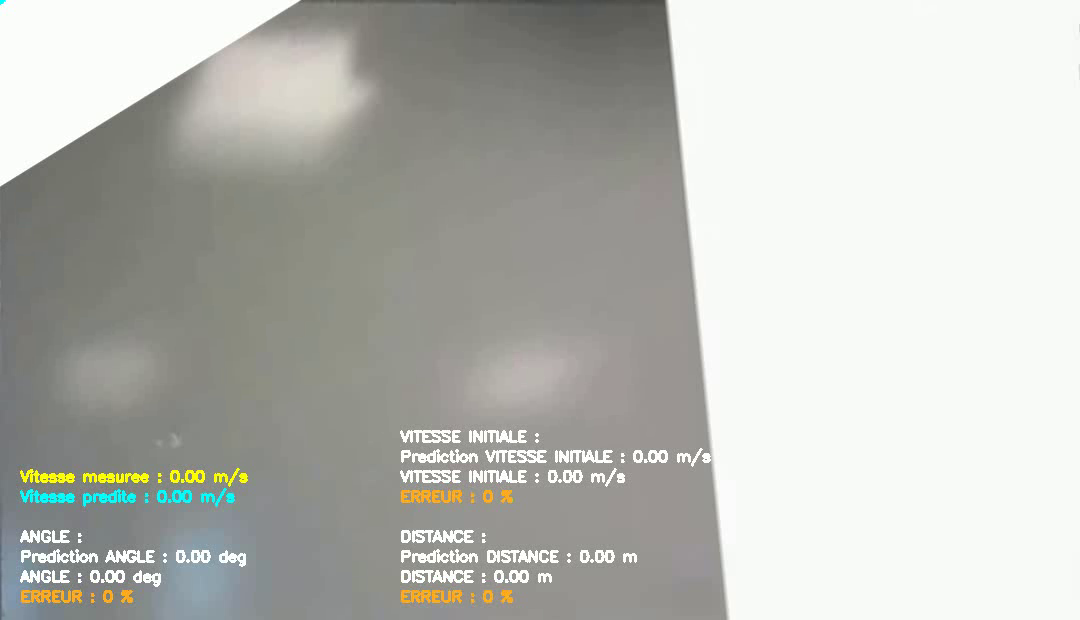
#> input picture frame 3 of output.mp4, 1080 x 620 px, given in place of Tennis.mp4, which was not available
$ python project.py
#> lines starting #> are read from the running program, lines starting #| are printed output that depends on the picture; after the words box and inside, x2 and y2 are one past the last pixel; in counts of white or black regions, pixels touching at a corner belong together; pictures that were not available may be replaced by others from this repository, and a replacement may not be noted
### KalmanFilter.py
import numpy as np

class KalmanFilter(object):
    def __init__(self, dt, point, pixel_to_meters): # Ajout de pixel_to_meters en argument
        self.dt=dt
        self.pixel_to_meters = pixel_to_meters

        # ----------- Vecteur d'etat initial (x, y, vx, vy, ax, ay) ----------------
        self.E=np.matrix([[point[0]], [point[1]], [0], [0], [0], [0]])

        # ----------- Matrice de transition ------------------
        self.A=np.matrix([[1, 0, self.dt, 0, 0.5*self.dt**2, 0],
                          [0, 1, 0, self.dt, 0, 0.5*self.dt**2],
                          [0, 0, 1, 0, self.dt, 0],
                          [0, 0, 0, 1, 0, self.dt],
                          [0, 0, 0, 0, 1, 0],
                          [0, 0, 0, 0, 0, 1]])

        self.H=np.matrix([[1, 0, 0, 0, 0, 0],
                          [0, 1, 0, 0, 0, 0]])

        self.coeffQ = 1e-15
        self.Q=np.matrix([[self.coeffQ, 0, 0, 0, 0, 0],
                          [0, self.coeffQ, 0, 0, 0, 0],
                          [0, 0, self.coeffQ, 0, 0, 0],
                          [0, 0, 0, self.coeffQ, 0, 0],
                          [0, 0, 0, 0, self.coeffQ, 0],
                          [0, 0, 0, 0, 0, self.coeffQ]])

        self.coeffR = 1e-15
        self.R=np.matrix([[self.coeffR, 0],
                          [0, self.coeffR]])

        self.P=np.eye(self.A.shape[1])

    def predict(self):
        self.E=np.dot(self.A, self.E)
        # ---------- Calcul de la covariance de l'erreur ----------
        self.P=np.dot(np.dot(self.A, self.P), self.A.T)+self.Q

        return self.E

    def update(self, z):
        # -------- Calcul du gain de Kalman --------------
        S=np.dot(self.H, np.dot(self.P, self.H.T))+self.R
        K=np.dot(np.dot(self.P, self.H.T), np.linalg.inv(S))

        # -------- Correction / innovation ---------------
        self.E=np.round(self.E+np.dot(K, (z-np.dot(self.H, self.E))))
        I=np.eye(self.H.shape[1])
        self.P=(I-(K*self.H))*self.P

        return self.E

### project.py
import math
import cv2 as cv
import numpy as np
from KalmanFilter import KalmanFilter
"""
Prérequis rapides : Soit mettre les 3 vidéos dans un dossier "Video",
                    soit enlever "Video" dans les paths des fichiers (ex : "Video/Mousse.mp4"),
                    dans le if __name__ == "__main__"
"""

# --------- Affichage des métriques sur la vidéo -------------

def affichage_video(frame, titre, param, param_pred, unite, x, y, decalY):
    cv.putText(frame, titre,
               (x, y - (decalY+40)), cv.FONT_HERSHEY_SIMPLEX, 0.5,
               (255, 255, 255), 2)
    cv.putText(frame, f"{titre} {param:.2f} {unite}",
               (x, y - decalY), cv.FONT_HERSHEY_SIMPLEX, 0.5,
               (255, 255, 255), 2)
    cv.putText(frame, f"Prediction {titre} {param_pred:.2f} {unite}",
               (x, y - (decalY+20)), cv.FONT_HERSHEY_SIMPLEX, 0.5,
               (255, 255, 255), 2)
    if param != 0:
        cv.putText(frame, f"ERREUR : {((param_pred-param)/abs(param))*100:.2f} %",
               (x, y - (decalY-20)), cv.FONT_HERSHEY_SIMPLEX, 0.5,
               (31, 173, 255), 2)
    else:
        cv.putText(frame, "ERREUR : 0 %",
               (x, y - (decalY-20)), cv.FONT_HERSHEY_SIMPLEX, 0.5,
               (31, 173, 255), 2)


# --------- Tracé de parabole -------------------

def trace_parabole(trajectoire):
    points_parabole = None
    coeffs = None

    if len(trajectoire) > 2:
        listcX, listcY = [],[]
        for centroid in trajectoire:
            listcX.append(centroid[0])
            listcY.append(centroid[1])
        if len(listcX) > 2:
            coeffs = np.polyfit(listcX, listcY, 2)
        if coeffs is not None:
            poly = np.poly1d(coeffs)
            x_range = np.linspace(0, 1080, 100)
            y_range = poly(x_range)
            points_parabole = np.array([x_range, y_range], dtype=np.int32).T

    return points_parabole

# --------- Calcul distance totale parcourue------------------

# [4 lines left out: function calcul_distance, not called in this run]


# --------- Calcul du moment pour la position du centroïde -------

def calculate_moment(mask):
    moments = cv.moments(mask)
    return moments

# --------- FONCTION PRINCIPALE ----------

def etude_video(balle):
    # --------- Initialisation des paramètres -----------------
    video_path = balle[0]
    upper_range = balle[1]
    lower_range = balle[2]

    cap = cv.VideoCapture(video_path)
    frameRate = 30.0  # Frame / s
    frameTime = 1.0 / frameRate
    PIXEL_TO_METERS = 0.00185 # Facteur d'échelle (px <-> m)
    hauteur = 1 # Hauteur entre le sol et le bas du tableau en m
    g = 9.81  # Coefficient gravité
    WIDTH = 1080
    HEIGHT = 621

    out = cv.VideoWriter('output.mp4', 0x7634706d, 20.0, (WIDTH, HEIGHT)) # Pour enregistrer la vidéo

    # Initialisation des vitesses initiales
    v0 = v0_pred =  0
    v = v_pred = 0
    angle_init = angle_init_pred = 0

    # Initialisation des positions max initiales
    x0 = x1 = y0 = y1 = x0_pred = x1_pred = y0_pred = y1_pred = xmax_pred = ymax_pred = xmax = ymax = 0

    # Initialisation de l'aire minimale de chaque balle
    area_min = 0

    # Initialisation des tableaux
    trajectoire = []
    trajectoire_predite = []
    future_trajectory_points = []
    trajectoire_v = [] # Stocke le temps + position y à chaque frame

    previous_centroid = None  # Dernière position connue de la balle
    previous_pred_centroid = None
    previous_frame_time = None  # Dernier timestamp
    predicted_centroid = None

    # Initialisation de compteurs variés
    compteur = 0
    compteur_v0 = 0
    compteur_pred = 0
    frame_counter = 0

    # -------- Initialisation du filtre de Kalman --------
    predicted_position = (0, 0)
    kalman_filter = KalmanFilter(frameTime, predicted_position, PIXEL_TO_METERS)
    prediction_points_count = 30  # Prédiction de x points après la fin de détection de la balle


    # -------- BOUCLE PRINCIPALE --------
    while cap.isOpened():
        ret, frame = cap.read()
#> frame is the input picture: shape (620, 1080, 3); mean B, G, R 182, 187.2, 186.1
        if not ret:
            print("Fin de la vidéo...")
            break
        frame = cv.resize(frame, (0,0), fx=0.7, fy=0.7)
#> frame: shape (434, 756, 3)

        # ------------- Partie sur l'homographie -----------------

        point_hg = (125, 10)
        point_hd = (685, 332)
        point_bg = (25, 522)
        point_bd = (672, 590)
        pts1 = np.float32([point_hg, point_hd, point_bg, point_bd]) # Points du tableau sur la video

        point_hg_new = (0, 0)
        point_hd_new = (WIDTH, 0)
        point_bg_new = (0, HEIGHT)
        point_bd_new = (WIDTH, HEIGHT)
        pts2 = np.float32([point_hg_new, point_hd_new, point_bg_new, point_bd_new]) # Points finaux

        M = cv.getPerspectiveTransform(pts1, pts2)

        transform = cv.warpPerspective(frame, M, (WIDTH, HEIGHT)) # Facteur 1,85 entre les dim réelles et finales (-> PIXEL_TO_METERS)
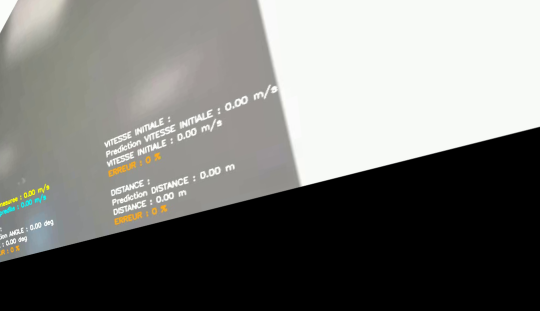
#> transform: shape (621, 1080, 3) (shown at 1/2 size); mean B, G, R 117, 120.1, 120

        # ---------- Partie détection de l'objet -------------
        hsv = cv.cvtColor(transform, cv.COLOR_BGR2HSV)
#> hsv: shape (621, 1080, 3); mean H, S, V 24.3, 6.5, 121
        mask = cv.inRange(hsv, lower_range, upper_range)
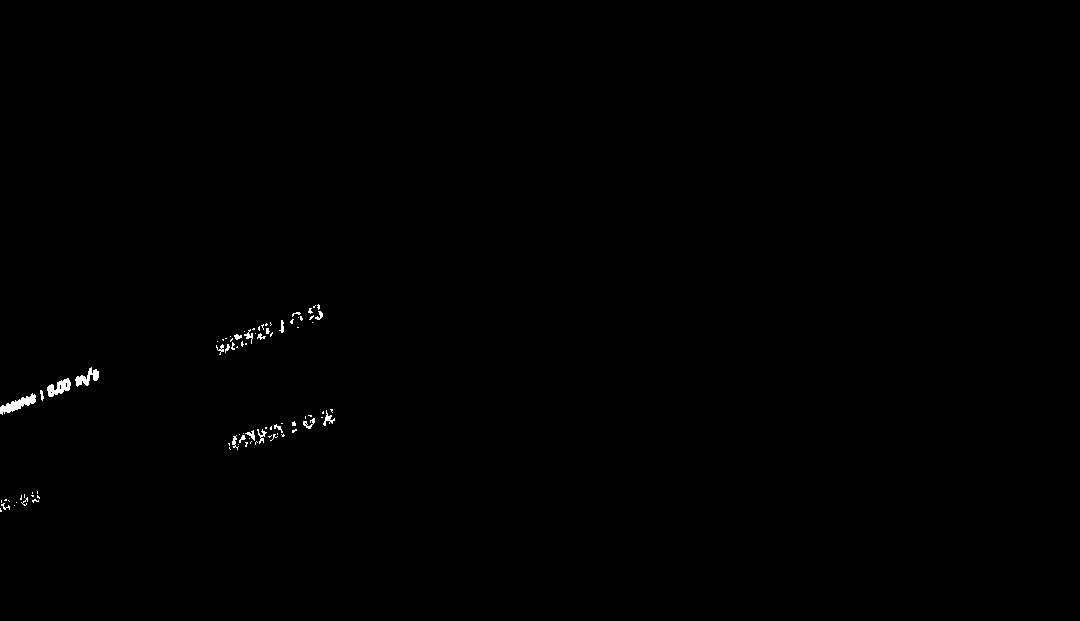
#> mask: shape (621, 1080); 0.27% white; 84 white regions (64 under 20 px)
        contours, _ = cv.findContours(mask, cv.RETR_EXTERNAL, cv.CHAIN_APPROX_SIMPLE)
#> contours = 84 contours, 72 with area under 20; largest, box (x1, y1, x2, y2) and area: (0, 393, 36, 415) 264, (47, 378, 71, 397) 214, (75, 367, 99, 387) 164, (323, 410, 335, 426) 38, (303, 418, 315, 429) 33


        # ----------- Si les contours de l'objet sont bien détectés -------------
        if contours:

            largest_contour = max(contours, key=cv.contourArea)
#> largest_contour = contour of 79 points, box (x1, y1, x2, y2) (0, 393, 36, 415), area 264
            mask_largest_area = np.zeros_like(mask)
            cv.drawContours(mask_largest_area, [largest_contour], -1, 255, cv.FILLED)
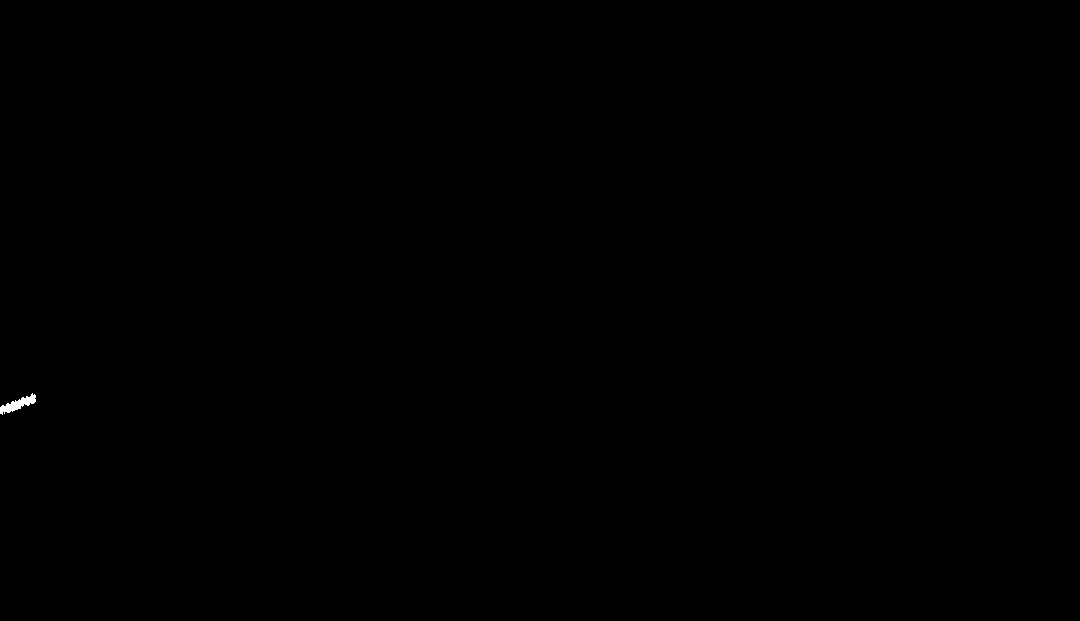
#> mask_largest_area: shape (621, 1080); 0.05% white; 1 white region, box (x1, y1, x2, y2) and area: (0, 393, 36, 415) 314
            mask = mask_largest_area

            # ---------- Création de la boîte englobante -----------
            x, y, w, h = cv.boundingRect(largest_contour)
#> x = 0; y = 393; w = 36; h = 22
            area = cv.contourArea(largest_contour)
#> area = 264.5
            cv.rectangle(transform, (x, y), (x + w, y + h), (0, 255, 0), 2)

            if video_path == "Video/Mousse.mp4":
                area_min = 200
            elif video_path == "Video/Rugby.mp4":
                area_min = 5600
            elif video_path == "Video/Tennis.mp4":
                area_min = 30

            if area > area_min:

                # ----------- Calcul du centroïde ---------------------
                moment_mask = calculate_moment(mask)
#> in calculate_moment, `moments = cv.moments(mask)`: moments = moments, m00 80070, centre m10/m00, m01/m00 = (17.59, 403.9)
#> moment_mask has the same summary as moments in calculate_moment
                cX = int(moment_mask["m10"] / moment_mask["m00"])
#> cX = 17
                cY = int(moment_mask["m01"] / moment_mask["m00"])
#> cY = 403
                centroid = (cX,cY)
#> centroid = (17, 403)
                cv.circle(transform, centroid, 5, (52, 235, 208), -1)
#> transform: shape (621, 1080, 3); mean B, G, R 116.9, 120.2, 119.9


                # -------- Mise à jour du filtre de Kalman avec la détection --------
                measurement = np.matrix([[cX], [cY]]) # Mesure = centroïde détecté (ne sert que lorsqu'un nouveau centroïde est détecté pour adapter la mesure du filtre)
#> measurement = [[17], [403]]
                kalman_filter.update(measurement)
#> in update, `self.E=np.round(self.E+np.dot(K, (z-np.dot(self.H, self.E))))`: self.E = [[17], [403], [0], [0], [0], [0]]

                # -------- Mise à jour de la position prédite  ----------
                predicted_state = kalman_filter.predict() # Prédiction après l'update pour avoir la position la plus à jour
#> predicted_state = [[17], [403], [0], [0], [0], [0]]
                predicted_centroid = (int(predicted_state[0, 0]), int(predicted_state[1, 0]))
#> predicted_centroid = (17, 403)
                trajectoire_predite.append(predicted_centroid)

                # ----------- Calcul de l'angle initial de la balle + hauteur max de la courbe -----------------
                if len(trajectoire) >1 and len(trajectoire_predite) >1:
                    (x0, y0) = trajectoire[0]
                    (x1, y1) = trajectoire[1]
                    (x0_pred, y0_pred) = trajectoire_predite[0]
                    (x1_pred, y1_pred) = trajectoire_predite[1]

                    angle_init = - math.atan2((y1 - y0), (x1 - x0))
                    angle_init_pred = - math.atan2((y1_pred - y0_pred), (x1_pred - x0_pred))

                    x_prev, y_prev = previous_centroid
                    x_current, y_current = centroid
                    x_prev_pred, y_prev_pred = previous_pred_centroid
                    x_current_pred, y_current_pred = predicted_centroid

                    if y_prev < y_current and compteur == 0:
                        (xmax, ymax) = previous_centroid
                        compteur += 1

                    if y_prev_pred < y_current_pred and compteur_pred == 0:
                        (xmax_pred, ymax_pred) = previous_pred_centroid
                        compteur_pred += 1


                # ------------ Calcul de la vitesse initiale + instantanée ------------------

                current_frame_time = frame_counter * frameTime
                if previous_centroid is not None and previous_pred_centroid is not None and previous_frame_time is not None:
                    x_prev, y_prev = previous_centroid
                    delta_t = current_frame_time - previous_frame_time  # Temps en secondes
                    if delta_t > 0:
                        # Pour la partie réelle
                        v_x = (x_prev - cX) / delta_t
                        v_y = (y_prev - cY) / delta_t
                        v_x = v_x * PIXEL_TO_METERS
                        v_y = v_y * PIXEL_TO_METERS
                        v = math.sqrt(v_x ** 2 + v_y ** 2)

                        # Pour la partie prédite
                        v_x_pred = predicted_state[2, 0]
                        v_y_pred = predicted_state[3, 0]
                        v_x_pred = v_x_pred * PIXEL_TO_METERS
                        v_y_pred = v_y_pred * PIXEL_TO_METERS
                        v_pred = math.sqrt(v_x_pred ** 2 + v_y_pred ** 2)

                        if compteur_v0 == 0:
                            v0 = v
                            v0_pred = v_pred
                            compteur_v0 += 1

                trajectoire.append(centroid)
                trajectoire_v.append((current_frame_time, cY))

                previous_centroid = centroid
#> previous_centroid = (17, 403)
                previous_pred_centroid = predicted_centroid
#> previous_pred_centroid = (17, 403)
                previous_frame_time = current_frame_time

            future_trajectory_points = []
            frame_counter += 1


        elif frame_counter > 5:
            # -------- Prédiction de la position même sans détection (mais après que le frame_counter soit > 5
            # -------- pour éviter toute détection AVANT apparition de la balle --------

            predicted_state = kalman_filter.predict()
            predicted_centroid = (int(predicted_state[0, 0]), int(predicted_state[1, 0]))

            # Afficher la vitesse prédite même après arrêt de détection de la balle
            v_x_pred = predicted_state[2, 0]
            v_y_pred = predicted_state[3, 0]
            v_x_pred = v_x_pred * PIXEL_TO_METERS
            v_y_pred = v_y_pred * PIXEL_TO_METERS
            v_pred = math.sqrt(v_x_pred ** 2 + v_y_pred ** 2)

            # -------- Calcul de la trajectoire future (points bleus foncés) --------
            temp_kalman_filter = KalmanFilter(kalman_filter.dt, (kalman_filter.E[0, 0], kalman_filter.E[1, 0]),
                                              kalman_filter.pixel_to_meters) # Copie temporaire
            temp_kalman_filter.E = kalman_filter.E.copy()
            temp_kalman_filter.P = kalman_filter.P.copy()

            for _ in range(prediction_points_count):
                predicted_future_state = temp_kalman_filter.predict()
                predicted_future_position = (int(predicted_future_state[0, 0]), int(predicted_future_state[1, 0]))
                future_trajectory_points.append(predicted_future_position)

            frame_counter += 1

        # -------- Tracé de la hauteur max (juste pour la comparaison) SANS PRENDRE EN COMPTE LE BAS DU TABLEAU  --------------
        if (xmax, ymax) != (0, 0):
            cv.arrowedLine(transform, (xmax, y0), (xmax, ymax + 10), (52, 235, 208), 2, tipLength=0.1)
            cv.line(transform, (x0, y0), (xmax, y0), (52, 235, 208), 1)

        if (xmax_pred, ymax_pred) != (0, 0):
            cv.arrowedLine(transform, (xmax_pred, y0_pred), (xmax_pred, ymax_pred), (255, 255, 0), 2, tipLength=0.1) # Hauteur max courbe prédite
            cv.line(transform, (x0_pred, y0_pred), (xmax_pred, y0_pred), (255, 255, 0), 1)

            y_0_ball = (HEIGHT-y0)
            y_0_ball_pred = (HEIGHT - y0_pred)
            hauteur_max = (HEIGHT-ymax-y_0_ball)*PIXEL_TO_METERS
            hauteur_max_pred = (HEIGHT-ymax-y_0_ball_pred)*PIXEL_TO_METERS
            affichage_video(transform, "HAUTEUR MAX :", hauteur_max, hauteur_max_pred, "m",
                    point_hd_new[0] - 800, point_hd_new[1]+100, 20)

        # ----------- Tracé de parabole -------------------
        parabole = trace_parabole(trajectoire)
        cv.polylines(transform, [parabole], False, (52, 235, 208), 1)
        for point in trajectoire:
            cv.circle(transform, point, 4, (52, 235, 208), -1)  # Trajectoire en jaune
#> this loop made 1 pass
        for point in trajectoire_predite:
            cv.circle(transform, point, 4, (255, 255, 0), -1)  # Trajectoire en cyan
#> transform: shape (621, 1080, 3); mean B, G, R 116.9, 120.2, 119.9


        cv.putText(transform, f"Vitesse mesuree : {v:.2f} m/s", (point_bg_new[0] + 20, point_bg_new[1] - 140), cv.FONT_HERSHEY_SIMPLEX, 0.5, (0, 255, 255), 2)
        cv.putText(transform, f"Vitesse predite : {v_pred:.2f} m/s", (point_bg_new[0] + 20, point_bg_new[1] - 120), cv.FONT_HERSHEY_SIMPLEX, 0.5,
                   (255, 255, 0), 2)
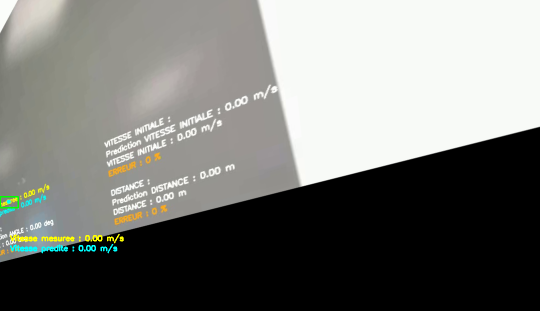
#> transform: shape (621, 1080, 3) (shown at 1/2 size); mean B, G, R 117, 120.8, 120

        # -------- Affichage angle initial + vitesse initiale -------------
        affichage_video(transform,"ANGLE :",math.degrees(angle_init), math.degrees(angle_init_pred), "deg" , point_bg_new[0] + 20, point_bg_new[1] - 20,20)
        affichage_video(transform,"VITESSE INITIALE :",v0, v0_pred, "m/s", point_bg_new[0] + 400, point_bg_new[1] - 120,20)

        # -------- Affichage de la trajectoire future prédite --------
        for future_point in future_trajectory_points:
            cv.circle(transform, future_point, 4, (255, 0, 0), -1) # En bleu foncé

        # -------- Affichage de la position prédite (temps réel) --------
        cv.circle(transform, predicted_centroid, 4, (255, 255, 0), -1) # En cyan

        # ---------- Calcul distance parcourue par la balle + distance prédite par Kalman ------------
        distance_totale = 0
        distance_pred = 0
        if len(trajectoire) > 1:
            hauteur_0 = hauteur + (HEIGHT-trajectoire[0][1])*PIXEL_TO_METERS # Distance sol - balle
            distance_totale = calcul_distance(v0, angle_init, g, hauteur_0)
            distance_pred = calcul_distance(v0_pred, angle_init_pred, g, hauteur_0)
        affichage_video(transform,"DISTANCE :",distance_totale, distance_pred, "m", point_bg_new[0] + 400,point_bg_new[1] - 20,20)
#> call 3 of affichage_video, with titre = 'DISTANCE :', param = 0, param_pred = 0, unite = 'm', x = 400, y = 601, decalY = 20
#> in affichage_video (call 3), `cv.putText(frame, "ERREUR : 0 %", (x, y - (decalY-20)), cv.FONT_HERSHE..`:
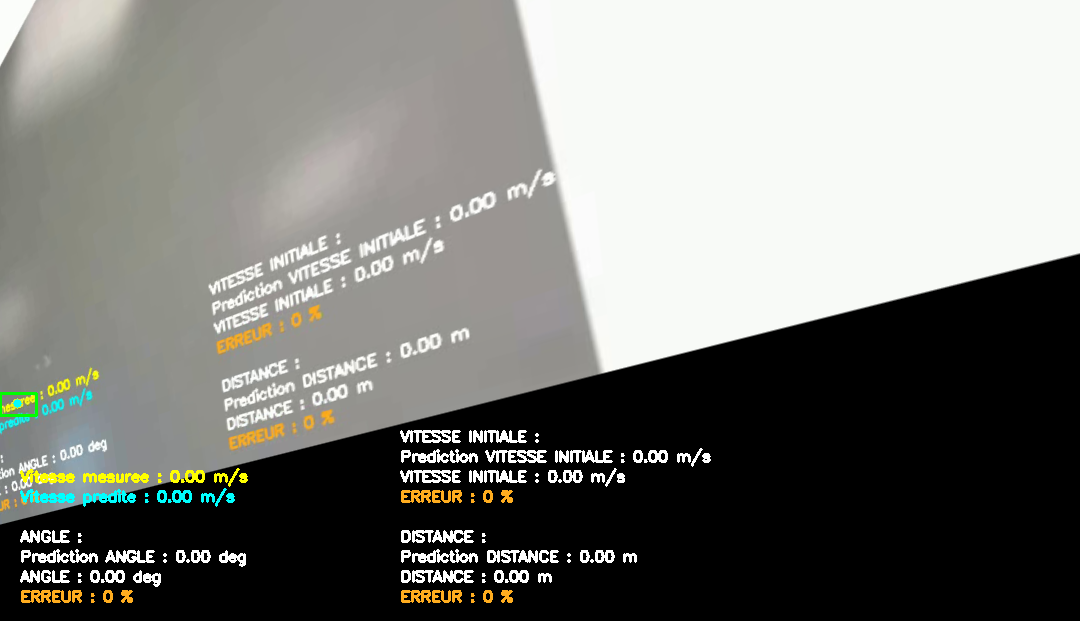
#> frame: shape (621, 1080, 3); mean B, G, R 121.1, 125.4, 124.9

        cv.imshow('resultat', transform)
        out.write(transform)
        cv.waitKey(5) & 0xFF
        if cv.waitKey(int(frameTime * 1000)) & 0xFF == ord('q'):
#> (key q is pressed here)
            break

    cap.release()
    cv.destroyAllWindows()

    # ----------- PARTIE POUR DETERMINER g --------------
    timestamps = np.array([item[0] for item in trajectoire_v])
#> timestamps = [0]
    pixels_y = np.array([item[1] for item in trajectoire_v])
#> pixels_y = [403]

    y_meters = (HEIGHT - pixels_y) * PIXEL_TO_METERS # Adaptation au repère physique (conversion px -> m)
#> y_meters = [0.403]
    # Modèle: y(t) = A*t^2 + B*t + C
    # Correspondance: A = -0.5*g, B = v0y, C = y0
#> (the run stopped early here; a loop or call above may not have finished)
